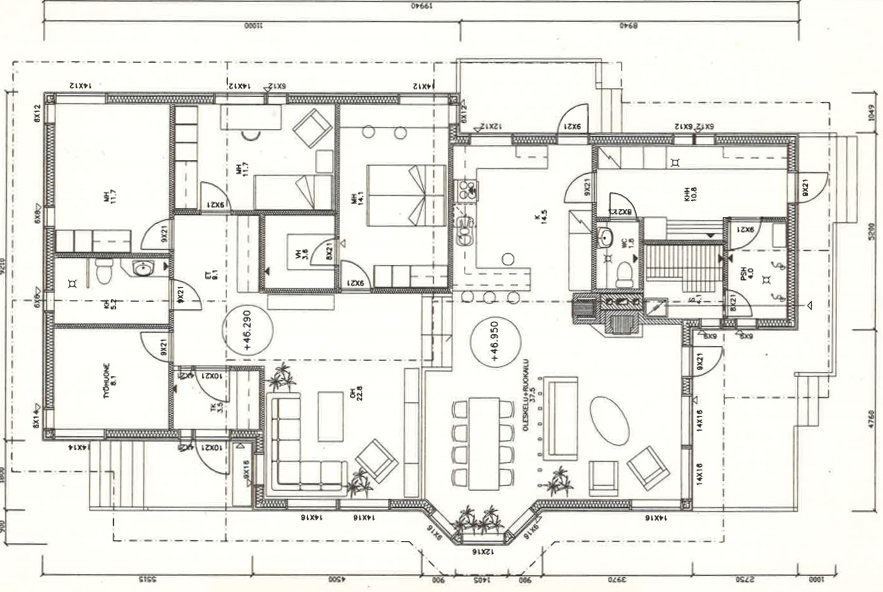
#> input picture Recognition/original.png, 883 x 592 px
$ jupyter execute --allow-errors debug.ipynb
#> lines starting #> are read from the running program, lines starting #| are printed output that depends on the picture; after the words box and inside, x2 and y2 are one past the last pixel; in counts of white or black regions, pixels touching at a corner belong together
[cell 1]
from recognition import *

import matplotlib.pyplot as plt

[cell 2]
x = [10, 20]
y = [0] * len(x)

fig = plt.figure(figsize=(5, 0.5))
ax = plt.gca()
ax.spines['top'].set_visible(False)
ax.spines['right'].set_visible(False)
ax.spines['bottom'].set_visible(False)
ax.spines['left'].set_visible(False)

ax.set_yticks([])
ax.set_xticks([10, 15, 20, 21])
plt.scatter(x, y)
plt.scatter([21], [0])

plt.savefig('cluster-bad.png', bbox_inches="tight")
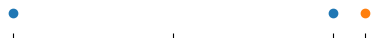
#> figure drawn by matplotlib, 1 panel

[cell 3]
x = [10]
y = [0] * len(x)

fig = plt.figure(figsize=(5, 0.5))
ax = plt.gca()
ax.spines['top'].set_visible(False)
ax.spines['right'].set_visible(False)
ax.spines['bottom'].set_visible(False)
ax.spines['left'].set_visible(False)

ax.set_yticks([])
ax.set_xticks([10, 15, 20, 21])
plt.scatter(x, y)
plt.scatter([20, 21], [0, 0])

plt.savefig('cluster-good.png', bbox_inches="tight")

[cell 4]
original = cv2.imread('original.png')
#> original is the input picture: shape (592, 883, 3); mean B, G, R 229.2, 234.7, 234.8
plt.imshow(original)
plt.show()

walls_closed = cv2.imread('walls.png', cv2.IMREAD_GRAYSCALE)
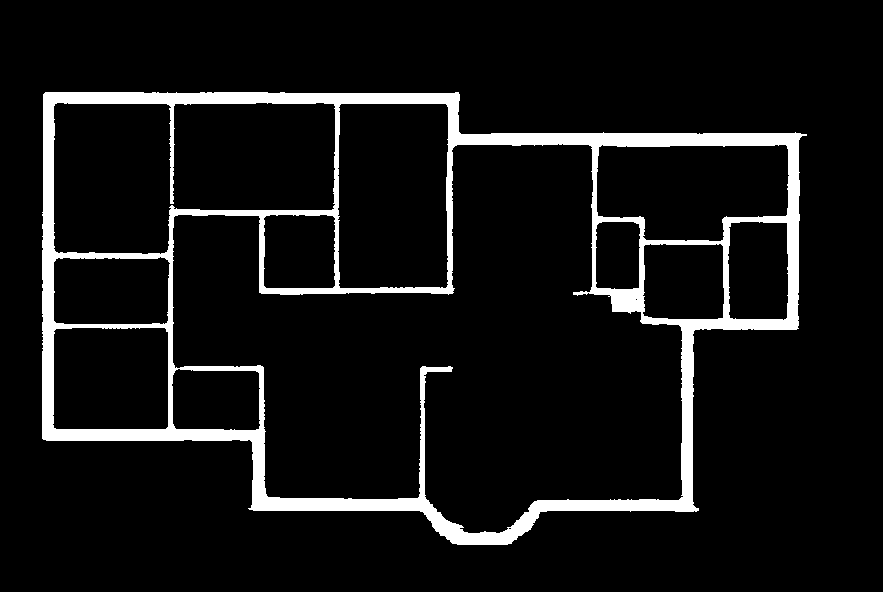
#> input picture Recognition/walls.png, 883 x 592 px
#> walls_closed: shape (592, 883); 7.7% white; 1 white region, box (x1, y1, x2, y2) and area: (42, 92, 807, 545) 40263
walls_closed = cv2.threshold(walls_closed, 0, 255, cv2.THRESH_OTSU)[1]
plt.imshow(walls_closed, cmap='gray')
plt.show()

doors_pixels = cv2.imread('doors.png', cv2.IMREAD_GRAYSCALE)
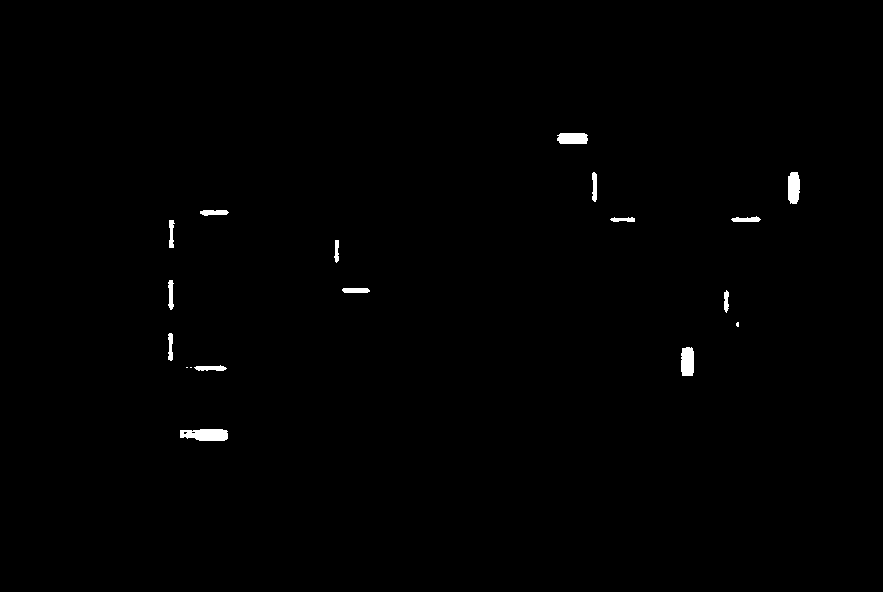
#> input picture Recognition/doors.png, 883 x 592 px
#> doors_pixels: shape (592, 883); 0.53% white; 18 white regions (3 under 20 px), largest, box (x1, y1, x2, y2) and area: (180, 429, 228, 441) 485, (681, 347, 694, 376) 352, (788, 172, 800, 204) 339
doors_pixels = cv2.threshold(doors_pixels, 0, 255, cv2.THRESH_OTSU)[1]
plt.imshow(doors_pixels, cmap='gray')
plt.show()

windows_pixels = cv2.imread('windows.png', cv2.IMREAD_GRAYSCALE)
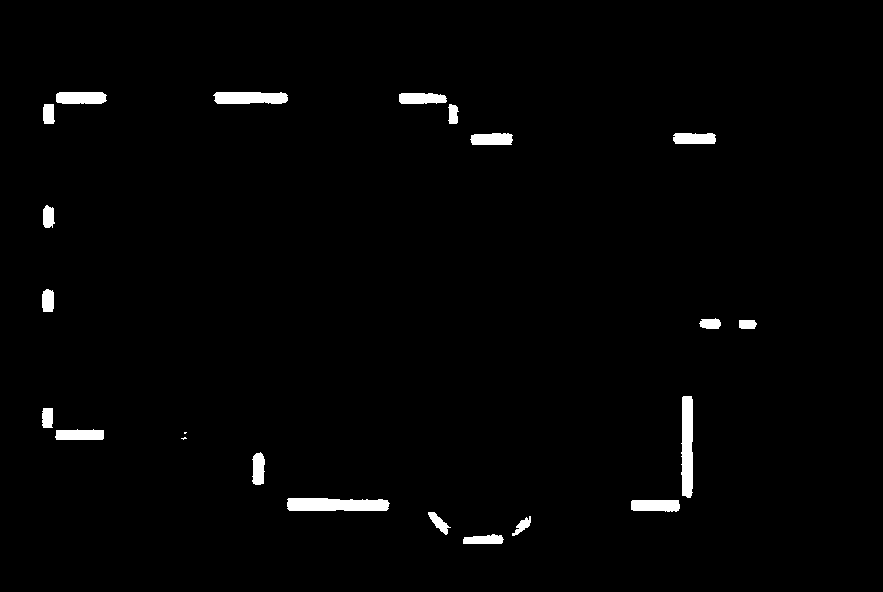
#> input picture Recognition/windows.png, 883 x 592 px
#> windows_pixels: shape (592, 883); 1.6% white; 22 white regions (2 under 20 px), largest, box (x1, y1, x2, y2) and area: (287, 498, 390, 511) 1207, (681, 396, 693, 498) 1097, (213, 92, 288, 104) 817
windows_pixels = cv2.threshold(windows_pixels, 0, 255, cv2.THRESH_OTSU)[1]
plt.imshow(windows_pixels, cmap='gray')
plt.show()
##
